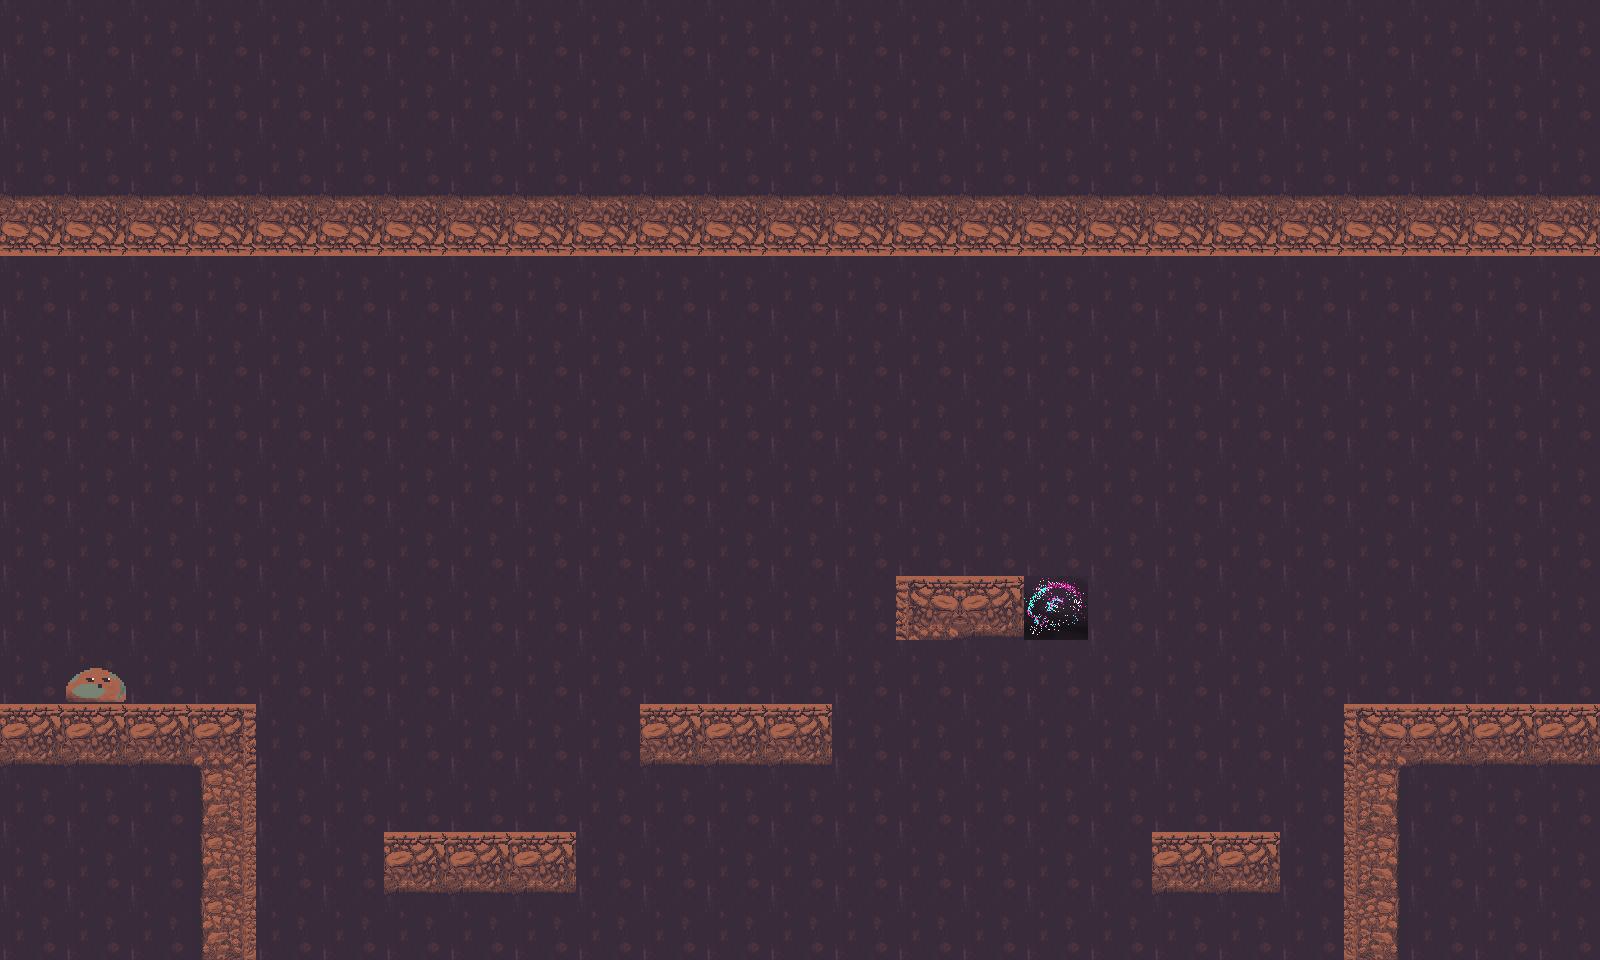

A 2D game scene composited from a Tiled map and its tileset images. What follows is a short description and the map's XML, with every tile layer's data as written:
An orthogonal 25x15 tile map with 64x64 px tiles, 3 tile layers (Background, Map, Player), 4 tilesets.

<map version="1.10" tiledversion="1.10.2" orientation="orthogonal" renderorder="right-down" width="25" height="15" tilewidth="64" tileheight="64" infinite="0" nextlayerid="4" nextobjectid="1">
 <properties>
  <property name="Minimum Spread Delay" value="0.9" />
  <property name="Spread Rate" value="1" />
 </properties>
 <tileset firstgid="1" name="Player" tilewidth="64" tileheight="64" tilecount="1" columns="0">
  <grid orientation="orthogonal" width="1" height="1" />
  <tile id="0">
   <image width="64" height="64" source="../../player/idle/idle01.png" />
  </tile>
 </tileset>
 <tileset firstgid="2" name="Dark Matter" class="source" tilewidth="64" tileheight="64" tilecount="4" columns="0">
  <grid orientation="orthogonal" width="1" height="1" />
  <tile id="0" type="source">
   <image width="64" height="64" source="../../blocks/dark_matter_source/dark_matter_source1.png" />
  </tile>
  <tile id="1" type="source">
   <image width="64" height="64" source="../../blocks/dark_matter_source/dark_matter_source2.png" />
  </tile>
  <tile id="2" type="source">
   <image width="64" height="64" source="../../blocks/dark_matter_source/dark_matter_source3.png" />
  </tile>
  <tile id="3" type="source">
   <image width="64" height="64" source="../../blocks/dark_matter_source/dark_matter_source4.png" />
  </tile>
 </tileset>
 <tileset firstgid="6" name="Blocks" class="solid" tilewidth="192" tileheight="192" tilecount="13" columns="0">
  <grid orientation="orthogonal" width="1" height="1" />
  <tile id="0">
   <image width="192" height="192" source="../../blocks/permanent_blocks/combined_tiles.png" />
  </tile>
  <tile id="1" type="solid">
   <image width="64" height="64" source="../../blocks/permanent_blocks/connector_tile_bottomleft.png" />
  </tile>
  <tile id="2" type="solid">
   <image width="64" height="64" source="../../blocks/permanent_blocks/connector_tile_bottomright.png" />
  </tile>
  <tile id="3" type="solid">
   <image width="64" height="64" source="../../blocks/permanent_blocks/connector_tile_upleft.png" />
  </tile>
  <tile id="4" type="solid">
   <image width="64" height="64" source="../../blocks/permanent_blocks/connector_tile_upright.png" />
  </tile>
  <tile id="5" type="solid">
   <image width="64" height="64" source="../../blocks/permanent_blocks/tiles_bottomleft.png" />
  </tile>
  <tile id="6" type="solid">
   <image width="64" height="64" source="../../blocks/permanent_blocks/tiles_bottomright.png" />
  </tile>
  <tile id="7" type="solid">
   <image width="64" height="64" source="../../blocks/permanent_blocks/tiles_inverted.png" />
  </tile>
  <tile id="8" type="solid">
   <image width="64" height="64" source="../../blocks/permanent_blocks/tiles_topleft.png" />
  </tile>
  <tile id="9" type="solid">
   <image width="64" height="64" source="../../blocks/permanent_blocks/tiles_topright.png" />
  </tile>
  <tile id="10" type="solid">
   <image width="64" height="64" source="../../blocks/permanent_blocks/tiles_vertical_left.png" />
  </tile>
  <tile id="11" type="solid">
   <image width="64" height="64" source="../../blocks/permanent_blocks/tiles_vertical_right.png" />
  </tile>
  <tile id="12" type="solid">
   <image width="64" height="64" source="../../blocks/permanent_blocks/tiles.png" />
  </tile>
 </tileset>
 <tileset firstgid="19" name="Background" tilewidth="64" tileheight="64" tilecount="4" columns="0">
  <grid orientation="orthogonal" width="1" height="1" />
  <tile id="0">
   <image width="64" height="64" source="../../blocks/permanent_blocks/bg.png" />
  </tile>
  <tile id="1">
   <image width="64" height="64" source="../../blocks/cave_wall/cave_wall.png" />
  </tile>
  <tile id="2">
   <image width="64" height="64" source="../../blocks/air_blocks/air_block_alt.png" />
  </tile>
  <tile id="3">
   <image width="64" height="64" source="../../blocks/air_blocks/air_block.png" />
  </tile>
 </tileset>
 <layer id="2" name="Background" width="25" height="15" locked="1">
  <data encoding="csv">
20,20,20,20,20,20,20,20,20,20,20,20,20,20,20,20,20,20,20,20,20,20,20,20,20,
20,20,20,20,20,20,20,20,20,20,20,20,20,20,20,20,20,20,20,20,20,20,20,20,20,
20,20,20,20,20,20,20,20,20,20,20,20,20,20,20,20,20,20,20,20,20,20,20,20,20,
20,20,20,20,20,20,20,20,20,20,20,20,20,20,20,20,20,20,20,20,20,20,20,20,20,
20,20,20,20,20,20,20,20,20,20,20,20,20,20,20,20,20,20,20,20,20,20,20,20,20,
20,20,20,20,20,20,20,20,20,20,20,20,20,20,20,20,20,20,20,20,20,20,20,20,20,
20,20,20,20,20,20,20,20,20,20,20,20,20,20,20,20,20,20,20,20,20,20,20,20,20,
20,20,20,20,20,20,20,20,20,20,20,20,20,20,20,20,20,20,20,20,20,20,20,20,20,
20,20,20,20,20,20,20,20,20,20,20,20,20,20,20,20,20,20,20,20,20,20,20,20,20,
20,20,20,20,20,20,20,20,20,20,20,20,20,20,20,20,20,20,20,20,20,20,20,20,20,
20,20,20,20,20,20,20,20,20,20,20,20,20,20,20,20,20,20,20,20,20,20,20,20,20,
20,20,20,20,20,20,20,20,20,20,20,20,20,20,20,20,20,20,20,20,20,20,20,20,20,
20,20,20,20,20,20,20,20,20,20,20,20,20,20,20,20,20,20,20,20,20,20,20,20,20,
20,20,20,20,20,20,20,20,20,20,20,20,20,20,20,20,20,20,20,20,20,20,20,20,20,
20,20,20,20,20,20,20,20,20,20,20,20,20,20,20,20,20,20,20,20,20,20,20,20,20
</data>
 </layer>
 <layer id="3" name="Map" width="25" height="15">
  <data encoding="csv">
0,0,0,0,0,0,0,0,0,0,0,0,0,0,0,0,0,0,0,0,0,0,0,0,0,
0,0,0,0,0,0,0,0,0,0,0,0,0,0,0,0,0,0,0,0,0,0,0,0,0,
0,0,0,0,0,0,0,0,0,0,0,0,0,0,0,0,0,0,0,0,0,0,0,0,0,
13,13,13,13,13,13,13,13,13,13,13,13,13,13,13,13,13,13,13,13,13,13,13,13,13,
0,0,0,0,0,0,0,0,0,0,0,0,0,0,0,0,0,0,0,0,0,0,0,0,0,
0,0,0,0,0,0,0,0,0,0,0,0,0,0,0,0,0,0,0,0,0,0,0,0,0,
0,0,0,0,0,0,0,0,0,0,0,0,0,0,0,0,0,0,0,0,0,0,0,0,0,
0,0,0,0,0,0,0,0,0,0,0,0,0,0,0,0,0,0,0,0,0,0,0,0,0,
0,0,0,0,0,0,0,0,0,0,0,0,0,0,0,0,0,0,0,0,0,0,0,0,0,
0,0,0,0,0,0,0,0,0,0,0,0,0,0,14,18,2,0,0,0,0,0,0,0,0,
0,0,0,0,0,0,0,0,0,0,0,0,0,0,0,0,0,0,0,0,0,0,0,0,0,
18,18,18,15,0,0,0,0,0,0,18,18,18,0,0,0,0,0,0,0,0,14,18,18,18,
0,0,0,17,0,0,0,0,0,0,0,0,0,0,0,0,0,0,0,0,0,16,0,0,0,
0,0,0,17,0,0,18,18,18,0,0,0,0,0,0,0,0,0,18,18,0,16,0,0,0,
0,0,0,17,0,0,0,0,0,0,0,0,0,0,0,0,0,0,0,0,0,16,0,0,0
</data>
 </layer>
 <layer id="1" name="Player" width="25" height="15" locked="1">
  <data encoding="csv">
0,0,0,0,0,0,0,0,0,0,0,0,0,0,0,0,0,0,0,0,0,0,0,0,0,
0,0,0,0,0,0,0,0,0,0,0,0,0,0,0,0,0,0,0,0,0,0,0,0,0,
0,0,0,0,0,0,0,0,0,0,0,0,0,0,0,0,0,0,0,0,0,0,0,0,0,
0,0,0,0,0,0,0,0,0,0,0,0,0,0,0,0,0,0,0,0,0,0,0,0,0,
0,0,0,0,0,0,0,0,0,0,0,0,0,0,0,0,0,0,0,0,0,0,0,0,0,
0,0,0,0,0,0,0,0,0,0,0,0,0,0,0,0,0,0,0,0,0,0,0,0,0,
0,0,0,0,0,0,0,0,0,0,0,0,0,0,0,0,0,0,0,0,0,0,0,0,0,
0,0,0,0,0,0,0,0,0,0,0,0,0,0,0,0,0,0,0,0,0,0,0,0,0,
0,0,0,0,0,0,0,0,0,0,0,0,0,0,0,0,0,0,0,0,0,0,0,0,0,
0,0,0,0,0,0,0,0,0,0,0,0,0,0,0,0,0,0,0,0,0,0,0,0,0,
0,1,0,0,0,0,0,0,0,0,0,0,0,0,0,0,0,0,0,0,0,0,0,0,0,
0,0,0,0,0,0,0,0,0,0,0,0,0,0,0,0,0,0,0,0,0,0,0,0,0,
0,0,0,0,0,0,0,0,0,0,0,0,0,0,0,0,0,0,0,0,0,0,0,0,0,
0,0,0,0,0,0,0,0,0,0,0,0,0,0,0,0,0,0,0,0,0,0,0,0,0,
0,0,0,0,0,0,0,0,0,0,0,0,0,0,0,0,0,0,0,0,0,0,0,0,0
</data>
 </layer>
</map>
